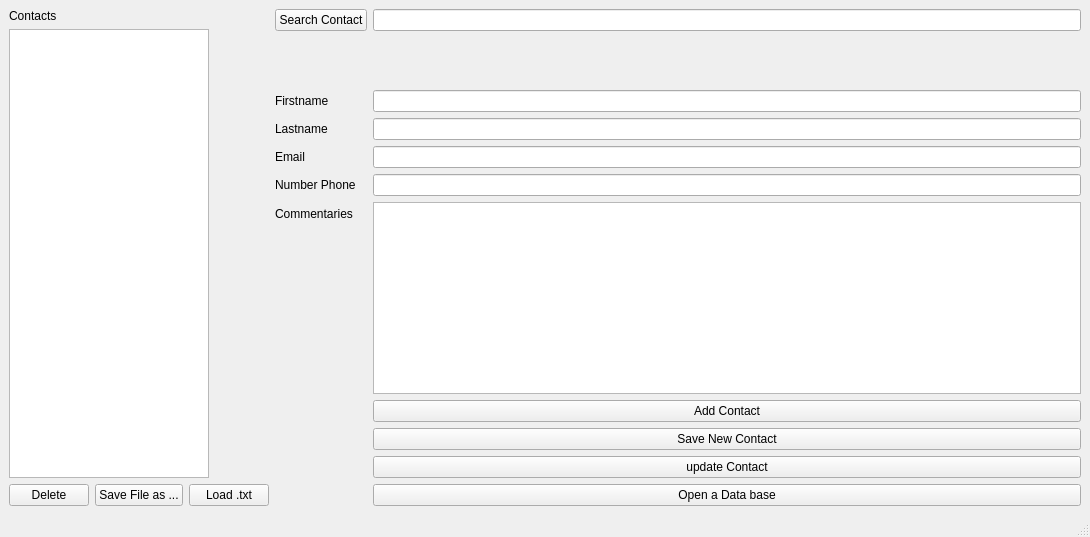
<?xml version="1.0" encoding="UTF-8"?>
<ui version="4.0">
 <class>MainWindow</class>
 <widget class="QMainWindow" name="MainWindow">
  <property name="geometry">
   <rect>
    <x>0</x>
    <y>0</y>
    <width>1090</width>
    <height>537</height>
   </rect>
  </property>
  <property name="windowTitle">
   <string>MainWindow</string>
  </property>
  <widget class="QWidget" name="centralwidget">
   <layout class="QVBoxLayout" name="verticalLayout_2">
    <item>
     <layout class="QHBoxLayout" name="horizontalLayout_3">
      <item>
       <layout class="QVBoxLayout" name="verticalLayout">
        <property name="sizeConstraint">
         <enum>QLayout::SetMinimumSize</enum>
        </property>
        <item>
         <widget class="QLabel" name="label">
          <property name="maximumSize">
           <size>
            <width>100</width>
            <height>16777215</height>
           </size>
          </property>
          <property name="text">
           <string>Contacts</string>
          </property>
         </widget>
        </item>
        <item>
         <widget class="QListWidget" name="listContacts">
          <property name="maximumSize">
           <size>
            <width>200</width>
            <height>16777215</height>
           </size>
          </property>
         </widget>
        </item>
        <item>
         <layout class="QHBoxLayout" name="horizontalLayout_2">
          <property name="sizeConstraint">
           <enum>QLayout::SetMinAndMaxSize</enum>
          </property>
          <item>
           <widget class="QPushButton" name="btn_delete">
            <property name="maximumSize">
             <size>
              <width>100</width>
              <height>16777215</height>
             </size>
            </property>
            <property name="text">
             <string>Delete</string>
            </property>
           </widget>
          </item>
          <item>
           <widget class="QPushButton" name="saveFileButton">
            <property name="maximumSize">
             <size>
              <width>100</width>
              <height>16777215</height>
             </size>
            </property>
            <property name="text">
             <string>Save File as ...</string>
            </property>
           </widget>
          </item>
          <item>
           <widget class="QPushButton" name="loadContactsButton">
            <property name="maximumSize">
             <size>
              <width>100</width>
              <height>16777215</height>
             </size>
            </property>
            <property name="text">
             <string>Load .txt</string>
            </property>
           </widget>
          </item>
         </layout>
        </item>
       </layout>
      </item>
      <item>
       <layout class="QHBoxLayout" name="horizontalLayout">
        <item>
         <layout class="QFormLayout" name="formLayout">
          <item row="0" column="0">
           <widget class="QPushButton" name="searchContact">
            <property name="text">
             <string>Search Contact</string>
            </property>
           </widget>
          </item>
          <item row="0" column="1">
           <widget class="QLineEdit" name="searchContact_text"/>
          </item>
          <item row="1" column="1">
           <spacer name="verticalSpacer">
            <property name="orientation">
             <enum>Qt::Vertical</enum>
            </property>
            <property name="sizeHint" stdset="0">
             <size>
              <width>20</width>
              <height>40</height>
             </size>
            </property>
           </spacer>
          </item>
          <item row="2" column="0">
           <widget class="QLabel" name="firstnameLabel">
            <property name="text">
             <string>Firstname</string>
            </property>
           </widget>
          </item>
          <item row="2" column="1">
           <widget class="QLineEdit" name="firstname_textEdit"/>
          </item>
          <item row="3" column="0">
           <widget class="QLabel" name="lastnameLabel">
            <property name="text">
             <string>Lastname</string>
            </property>
           </widget>
          </item>
          <item row="3" column="1">
           <widget class="QLineEdit" name="lastname_textEdit"/>
          </item>
          <item row="4" column="0">
           <widget class="QLabel" name="emailLabel">
            <property name="text">
             <string>Email</string>
            </property>
           </widget>
          </item>
          <item row="4" column="1">
           <widget class="QLineEdit" name="email_textEdit"/>
          </item>
          <item row="5" column="0">
           <widget class="QLabel" name="numberPhoneLabel">
            <property name="text">
             <string>Number Phone</string>
            </property>
           </widget>
          </item>
          <item row="5" column="1">
           <widget class="QLineEdit" name="numberPhone_textEdit"/>
          </item>
          <item row="6" column="0">
           <widget class="QLabel" name="commentaryLabel">
            <property name="text">
             <string>Commentaries</string>
            </property>
           </widget>
          </item>
          <item row="6" column="1">
           <widget class="QTextEdit" name="commentary_textEdit"/>
          </item>
          <item row="7" column="1">
           <widget class="QPushButton" name="addContact">
            <property name="text">
             <string>Add Contact</string>
            </property>
           </widget>
          </item>
          <item row="8" column="1">
           <widget class="QPushButton" name="submit">
            <property name="text">
             <string>Save New Contact</string>
            </property>
           </widget>
          </item>
          <item row="9" column="1">
           <widget class="QPushButton" name="update">
            <property name="text">
             <string>update Contact</string>
            </property>
           </widget>
          </item>
          <item row="10" column="1">
           <widget class="QPushButton" name="Load">
            <property name="text">
             <string>Open a Data base</string>
            </property>
           </widget>
          </item>
         </layout>
        </item>
       </layout>
      </item>
     </layout>
    </item>
    <item>
     <layout class="QHBoxLayout" name="horizontalLayout_4"/>
    </item>
   </layout>
  </widget>
  <widget class="QMenuBar" name="menubar">
   <property name="geometry">
    <rect>
     <x>0</x>
     <y>0</y>
     <width>1090</width>
     <height>20</height>
    </rect>
   </property>
  </widget>
  <widget class="QStatusBar" name="statusbar"/>
 </widget>
 <resources/>
 <connections/>
</ui>
